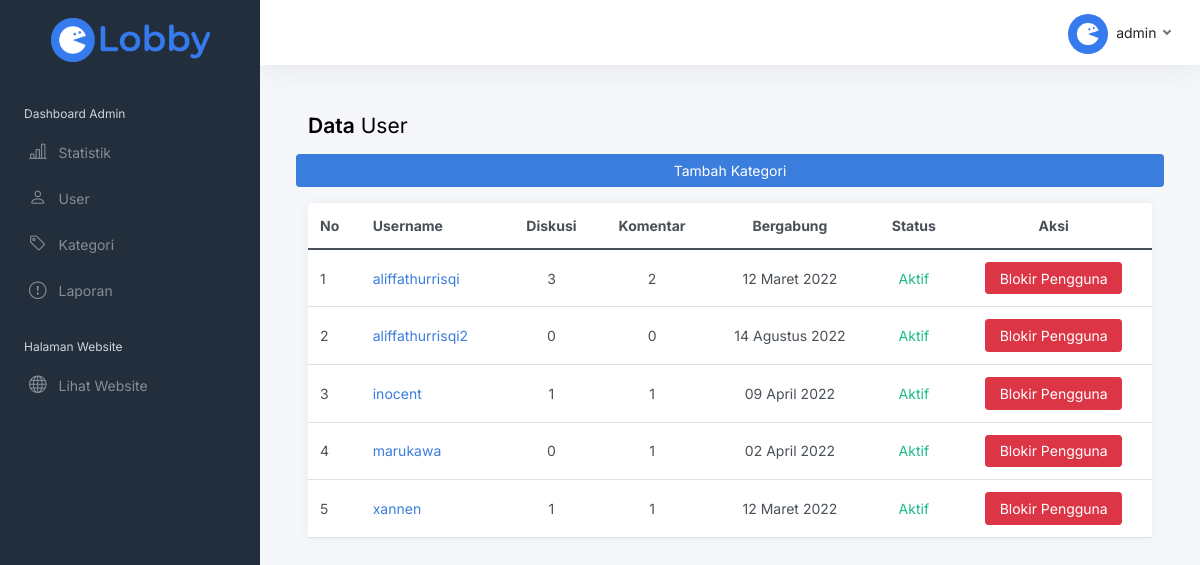
The page /admin/datauser.php (signed in) on the database its author committed.
### tables this page shows
CREATE TABLE `account` (
  `username` varchar(50) NOT NULL,
  `password` varchar(100) NOT NULL,
  `email` varchar(100) NOT NULL,
  `nama` varchar(100) NOT NULL,
  `gender` enum('Laki-Laki','Perempuan') DEFAULT NULL,
  `bio` varchar(250) DEFAULT NULL,
  `photo` varchar(9999) DEFAULT NULL,
  `dibuat` date DEFAULT NULL,
  `blokir` date DEFAULT NULL,
  `token` varchar(100) NOT NULL,
  `akses` enum('admin','user','blokir') NOT NULL,
  `verifikasi` enum('Sudah','Belum') NOT NULL,
  PRIMARY KEY (`username`)
);

### admin/datauser.php (the view, shortened to what this page needs)
<?php
include "../config.php";
$username = $_SESSION['user_log'];
?>
<!DOCTYPE html>
<html lang="en">
<?php
include "php/head.php";
?>
<body>
    <div class="wrapper">
        <?php
        include "php/sidebar.php";
        ?>
        <div class="main">
            <?php
            include "php/navbar.php";
            $url = $_SERVER["REQUEST_URI"];
            ?>
            <main class="content">
                <div class="container-fluid p-0">
                    <h1 class="h3 mb-3"><strong>Data</strong> User</h1>
                    <div class="row">
                        <a class="btn btn-primary mb-3" data-bs-toggle="modal" data-bs-target="#tambahModal">Tambah Kategori</a>
                        <div class="col-12 col-lg-12 col-xxl-12 d-flex">
                            <div class="card flex-fill">
                                <table class="table table-hover my-0 table-admin">
                                    <thead>
                                        <tr>
                                            <th>No</th>
                                            <th class="d-none d-xl-table-cell">Username</th>
                                            <th class="d-none d-md-table-cell text-center">Diskusi</th>
                                            <th class="d-none d-md-table-cell text-center">Komentar</th>
                                            <th class="d-none d-md-table-cell text-center">Bergabung</th>
                                            <th class="d-none d-md-table-cell text-center">Status</th>
                                            <th class="d-none d-md-table-cell text-center">Aksi</th>
                                        </tr>
                                    </thead>
                                    <tbody>
                                        <?php
                                        $i = 0;
                                        $datauser = mysqli_query(
                                            $conn,
                                            "SELECT
                                            username,dibuat,blokir,akses,
                                            DATE_FORMAT(dibuat, '%d') AS tgl,
                                            DATE_FORMAT(dibuat, '%M') AS bln,
                                            DATE_FORMAT(dibuat, '%Y') AS thn,
                                            DATE_FORMAT(blokir, '%d') AS btgl,
                                            DATE_FORMAT(blokir, '%M') AS bbln,
                                            DATE_FORMAT(blokir, '%Y') AS bthn
                                            FROM account WHERE akses != 'admin' ORDER BY username"
                                        );
                                        while ($data = mysqli_fetch_array($datauser)) {
                                            $pBln = $data['bln'];
                                            $i++;
                                            $id = $data['username'];
                                            $jmldata = mysqli_query(
                                                $conn,
                                                "SELECT(SELECT COUNT(id) FROM post WHERE username = '$id') AS jmlPost,(SELECT COUNT(id) FROM komentar WHERE username = '$id') AS jmlComm"
                                            );
                                            $dataAll = mysqli_fetch_array($jmldata);
                                        ?>
                                            <tr>
                                                <td><?php echo $i ?></td>
                                                <td class="d-none d-xl-table-cell">
                                                    <a href="../profile.php?id=<?php echo $data["username"]; ?>">
                                                        <?php echo $data['username'] ?>
                                                    </a>
                                                </td>
                                                <td class="text-center">
                                                    <?php echo $dataAll['jmlPost']; ?>
                                                </td>
                                                <td class="text-center">
                                                    <?php echo $dataAll['jmlComm']; ?>
                                                </td>
                                                <td class="text-center">
                                                    <?php echo $data['tgl'] . " " . $pBln . " " . $data['thn']; ?>
                                                </td>
                                                <?php
                                                if ($data['akses'] == 'user') {
                                                ?>
                                                    <td class="text-center text-success">
                                                        Aktif
                                                    </td>
                                                    <td class="text-center">
                                                        <a class="btn btn-danger" href="blokir_user.php?id=<?php echo $data['username']; ?>&url=<?php $url; ?>">Blokir Pengguna</a>
                                                    </td>
                                                <?php
                                                }
                                                ?>
                                            </tr>
                                        <?php
                                        }
                                        ?>
                                    </tbody>
                                </table>
                            </div>
                        </div>
                    </div>
                </div>
            </main>
        </div>
    </div>
</body>

### admin/php/navbar.php (shortened to what this page needs)
<nav class="navbar navbar-expand navbar-light navbar-bg">
    <div class="navbar-collapse collapse">
        <ul class="navbar-nav navbar-align">
            <?php
            if ($_SESSION['user_log'] != NULL) {
                $login = mysqli_query($conn, "SELECT * FROM account WHERE username = '$username'");
                while ($row = mysqli_fetch_array($login)) {
                    $userimg = $row["photo"];
                    if ($userimg == NULL) {
                        $userimg = "default_image.png";
                    }
            ?>
                    <li class="nav-item dropdown">
                        <a class="nav-link dropdown-toggle d-none d-sm-inline-block" data-bs-toggle="dropdown">
                            <img src="img/user/<?php echo $userimg; ?>" class="avatar img-fluid rounded-circle  me-1" alt="<?php echo $row["username"]; ?>" /> <span class="text-dark"><?php echo $row["username"]; ?></span>
                        </a>
                    </li>
                <?php
                }
            }
            ?>
        </ul>
    </div>
</nav>

### rows shown on the page
account: username (placeholder picture), username "admin"
account: username "aliffathurrisqi", jmlPost "3", jmlComm "2", tgl "12", pBln "Maret", thn "2022"
account: username "aliffathurrisqi2", jmlPost "0", jmlComm "0", tgl "14", pBln "Agustus", thn "2022"
account: username "inocent", jmlPost "1", jmlComm "1", tgl "09", pBln "April", thn "2022"
account: username "marukawa", jmlPost "0", jmlComm "1", tgl "02", pBln "April", thn "2022"
account: username "xannen", jmlPost "1", jmlComm "1", tgl "12", pBln "Maret", thn "2022"
